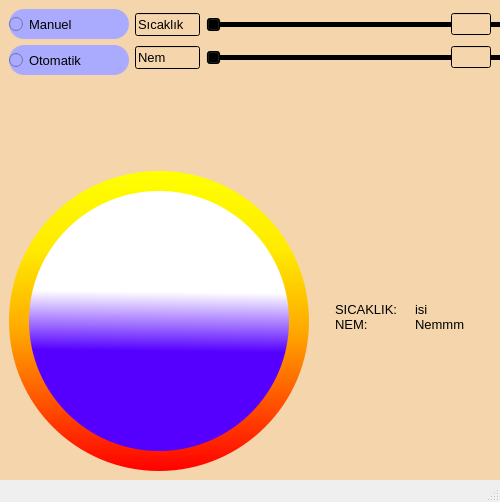
<?xml version="1.0" encoding="UTF-8"?>
<ui version="4.0">
 <class>MainWindow</class>
 <widget class="QMainWindow" name="MainWindow">
  <property name="geometry">
   <rect>
    <x>0</x>
    <y>0</y>
    <width>500</width>
    <height>502</height>
   </rect>
  </property>
  <property name="minimumSize">
   <size>
    <width>500</width>
    <height>500</height>
   </size>
  </property>
  <property name="maximumSize">
   <size>
    <width>500</width>
    <height>502</height>
   </size>
  </property>
  <property name="windowTitle">
   <string>MainWindow</string>
  </property>
  <widget class="QWidget" name="centralwidget">
   <property name="sizePolicy">
    <sizepolicy hsizetype="Minimum" vsizetype="Minimum">
     <horstretch>0</horstretch>
     <verstretch>0</verstretch>
    </sizepolicy>
   </property>
   <property name="maximumSize">
    <size>
     <width>500</width>
     <height>16777215</height>
    </size>
   </property>
   <property name="styleSheet">
    <string notr="true">
background-color: qlineargradient(spread:pad, x1:0, y1:0, x2:1, y2:0, stop:1 rgba(245, 213, 172, 255));</string>
   </property>
   <layout class="QGridLayout" name="gridLayout_5">
    <item row="0" column="0">
     <layout class="QGridLayout" name="gridLayout_2">
      <item row="2" column="0">
       <layout class="QGridLayout" name="gridLayout_10">
        <item row="0" column="0">
         <widget class="QFrame" name="frameSicaklik">
          <property name="minimumSize">
           <size>
            <width>300</width>
            <height>300</height>
           </size>
          </property>
          <property name="maximumSize">
           <size>
            <width>300</width>
            <height>300</height>
           </size>
          </property>
          <property name="styleSheet">
           <string notr="true">border-radius:150px;
background-color: qlineargradient(spread:pad, x1:1, y1:1, x2:1, y2:0, stop:0 rgba(255, 0, 0, 255), stop:0.472637 rgba(255, 170, 0, 255), stop:0.736318 rgba(255, 234, 0, 255), stop:1 rgba(255, 255, 0, 255));

</string>
          </property>
          <property name="frameShape">
           <enum>QFrame::StyledPanel</enum>
          </property>
          <property name="frameShadow">
           <enum>QFrame::Raised</enum>
          </property>
          <widget class="QFrame" name="frameNem">
           <property name="geometry">
            <rect>
             <x>20</x>
             <y>20</y>
             <width>260</width>
             <height>260</height>
            </rect>
           </property>
           <property name="maximumSize">
            <size>
             <width>260</width>
             <height>260</height>
            </size>
           </property>
           <property name="sizeIncrement">
            <size>
             <width>260</width>
             <height>260</height>
            </size>
           </property>
           <property name="styleSheet">
            <string notr="true">QFrame{
background-color: qlineargradient(spread:pad, x1:0.99, y1:1, x2:1, y2:0.193, stop:0.00995025 rgba(85, 0, 255, 255), stop:0.467662 rgba(85, 0, 255, 255), stop:0.751244 rgba(255, 255, 255, 255));
	
	border-radius:130px;
	
	
}
</string>
           </property>
           <property name="frameShape">
            <enum>QFrame::StyledPanel</enum>
           </property>
           <property name="frameShadow">
            <enum>QFrame::Raised</enum>
           </property>
          </widget>
         </widget>
        </item>
        <item row="0" column="1">
         <widget class="QFrame" name="frame_5">
          <property name="styleSheet">
           <string notr="true"/>
          </property>
          <widget class="QLabel" name="label_9">
           <property name="geometry">
            <rect>
             <x>20</x>
             <y>120</y>
             <width>81</width>
             <height>51</height>
            </rect>
           </property>
           <property name="font">
            <font>
             <pointsize>10</pointsize>
            </font>
           </property>
           <property name="text">
            <string>SICAKLIK:
NEM:</string>
           </property>
          </widget>
          <widget class="QLabel" name="labelDeger">
           <property name="geometry">
            <rect>
             <x>100</x>
             <y>120</y>
             <width>81</width>
             <height>51</height>
            </rect>
           </property>
           <property name="font">
            <font>
             <pointsize>10</pointsize>
            </font>
           </property>
           <property name="text">
            <string>isi 
Nemmm</string>
           </property>
          </widget>
         </widget>
        </item>
       </layout>
      </item>
      <item row="0" column="0">
       <layout class="QGridLayout" name="gridLayout_3">
        <item row="0" column="0">
         <layout class="QVBoxLayout" name="verticalLayout">
          <item>
           <widget class="QRadioButton" name="radioButtonManuel">
            <property name="minimumSize">
             <size>
              <width>120</width>
              <height>30</height>
             </size>
            </property>
            <property name="maximumSize">
             <size>
              <width>120</width>
              <height>30</height>
             </size>
            </property>
            <property name="font">
             <font>
              <pointsize>10</pointsize>
             </font>
            </property>
            <property name="styleSheet">
             <string notr="true">background-color: rgb(170, 170, 255);
border-radius: 15px;</string>
            </property>
            <property name="text">
             <string>Manuel </string>
            </property>
           </widget>
          </item>
          <item>
           <widget class="QRadioButton" name="radioButtonOtomatik">
            <property name="minimumSize">
             <size>
              <width>120</width>
              <height>30</height>
             </size>
            </property>
            <property name="maximumSize">
             <size>
              <width>120</width>
              <height>30</height>
             </size>
            </property>
            <property name="font">
             <font>
              <pointsize>10</pointsize>
             </font>
            </property>
            <property name="styleSheet">
             <string notr="true">background-color: rgb(170, 170, 255);
border-radius: 15px;</string>
            </property>
            <property name="text">
             <string>Otomatik</string>
            </property>
           </widget>
          </item>
         </layout>
        </item>
        <item row="0" column="1">
         <layout class="QGridLayout" name="gridLayout_4">
          <item row="0" column="0">
           <widget class="QLineEdit" name="lineEdit_7">
            <property name="minimumSize">
             <size>
              <width>65</width>
              <height>0</height>
             </size>
            </property>
            <property name="maximumSize">
             <size>
              <width>65</width>
              <height>16777215</height>
             </size>
            </property>
            <property name="font">
             <font>
              <pointsize>10</pointsize>
             </font>
            </property>
            <property name="styleSheet">
             <string notr="true">background-color: qlineargradient(spread:pad, x1:1, y1:0, x2:1, y2:0, stop:0 rgba(0, 0, 0, 0), stop:1 rgba(255, 255, 255, 255));
border-color: qlineargradient(spread:pad, x1:1, y1:0, x2:1, y2:0, stop:0 rgba(0, 0, 0, 0), stop:1 rgba(255, 255, 255, 255));</string>
            </property>
            <property name="text">
             <string>Sıcaklık</string>
            </property>
           </widget>
          </item>
          <item row="1" column="0">
           <widget class="QLineEdit" name="lineEdit_2">
            <property name="minimumSize">
             <size>
              <width>65</width>
              <height>0</height>
             </size>
            </property>
            <property name="maximumSize">
             <size>
              <width>65</width>
              <height>16777215</height>
             </size>
            </property>
            <property name="font">
             <font>
              <pointsize>10</pointsize>
             </font>
            </property>
            <property name="styleSheet">
             <string notr="true">background-color: qlineargradient(spread:pad, x1:1, y1:0, x2:1, y2:0, stop:0 rgba(0, 0, 0, 0), stop:1 rgba(255, 255, 255, 255));
border-color: qlineargradient(spread:pad, x1:1, y1:0, x2:1, y2:0, stop:0 rgba(0, 0, 0, 0), stop:1 rgba(255, 255, 255, 255));</string>
            </property>
            <property name="text">
             <string>Nem</string>
            </property>
           </widget>
          </item>
          <item row="0" column="1">
           <widget class="QSlider" name="horizontalSliderSicaklik">
            <property name="minimumSize">
             <size>
              <width>300</width>
              <height>0</height>
             </size>
            </property>
            <property name="maximumSize">
             <size>
              <width>300</width>
              <height>16777215</height>
             </size>
            </property>
            <property name="orientation">
             <enum>Qt::Horizontal</enum>
            </property>
           </widget>
          </item>
          <item row="1" column="1">
           <widget class="QSlider" name="horizontalSliderNem">
            <property name="minimumSize">
             <size>
              <width>300</width>
              <height>0</height>
             </size>
            </property>
            <property name="maximumSize">
             <size>
              <width>300</width>
              <height>16777215</height>
             </size>
            </property>
            <property name="orientation">
             <enum>Qt::Horizontal</enum>
            </property>
           </widget>
          </item>
          <item row="1" column="2">
           <widget class="QLineEdit" name="lineEditNem">
            <property name="minimumSize">
             <size>
              <width>40</width>
              <height>0</height>
             </size>
            </property>
            <property name="maximumSize">
             <size>
              <width>40</width>
              <height>16777215</height>
             </size>
            </property>
           </widget>
          </item>
          <item row="0" column="2">
           <widget class="QLineEdit" name="lineEditSicaklik">
            <property name="minimumSize">
             <size>
              <width>40</width>
              <height>0</height>
             </size>
            </property>
            <property name="maximumSize">
             <size>
              <width>40</width>
              <height>16777215</height>
             </size>
            </property>
           </widget>
          </item>
         </layout>
        </item>
       </layout>
      </item>
      <item row="1" column="0">
       <spacer name="verticalSpacer_2">
        <property name="orientation">
         <enum>Qt::Vertical</enum>
        </property>
        <property name="sizeHint" stdset="0">
         <size>
          <width>20</width>
          <height>40</height>
         </size>
        </property>
       </spacer>
      </item>
     </layout>
    </item>
   </layout>
  </widget>
  <widget class="QMenuBar" name="menubar">
   <property name="geometry">
    <rect>
     <x>0</x>
     <y>0</y>
     <width>500</width>
     <height>26</height>
    </rect>
   </property>
  </widget>
  <widget class="QStatusBar" name="statusbar"/>
 </widget>
 <resources/>
 <connections/>
</ui>
